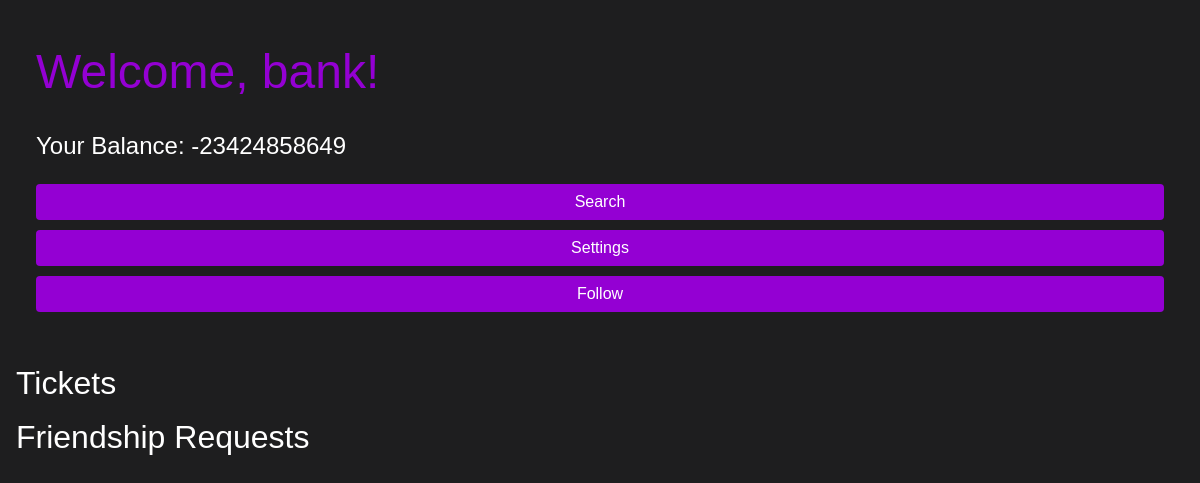
/user (signed in), run on an earlier commit of the app's database.
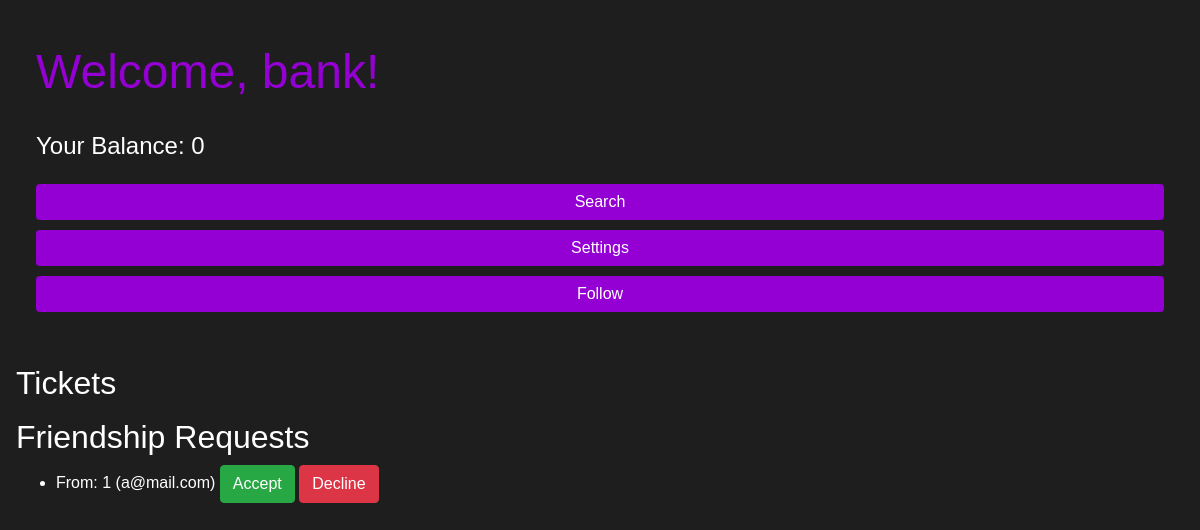
And on a later commit of the database.
### tables this page shows
CREATE TABLE friendship_requests (
    sender_id TEXT REFERENCES users(id),
    receiver_id TEXT REFERENCES users(id),
    PRIMARY KEY (sender_id, receiver_id)
    );

CREATE TABLE USERS (
            user_id TEXT PRIMARY KEY,
            name TEXT,
            email TEXT,
            city TEXT,
            country TEXT,
            phone TEXT,
            age INTEGER CHECK(age >= 9 AND age <= 120),
            password TEXT,
            balance INTEGER DEFAULT 0,
            is_artist BOOLEAN DEFAULT 0,
            is_premium BOOLEAN DEFAULT 0
        );

### app.py (the view)
@app.route("/user")
def user():
    if "user_id" in session:
        user_id = session["user_id"]
        name = session["name"]
        balance = session["balance"]
        is_premium = session["is_premium"]
        is_artist = session["is_artist"]
        try:
            conn = get_db_connection()
            cursor = conn.cursor()
            cursor.execute(
                """
                SELECT FR.sender_id, U.email AS sender_email
                FROM friendship_requests FR
                JOIN users U ON FR.sender_id = U.user_id
                WHERE FR.receiver_id = ?
                """,
                (user_id,)
            )
            friendship_requests = cursor.fetchall()
            conn.close()
        except Exception as e:
            logging.error(f"Error fetching data: {e}")
            tickets = []
            friendship_requests = []
        return render_template(
            'user.html',
            user_id=user_id,
            name=name,
            balance=balance,
            is_premium=is_premium,
            is_artist=is_artist,
            friendship_requests=friendship_requests
        )
    else:
        return redirect(url_for("login"))

### app.py (called while the page is built)
def get_db_connection():
    conn = sqlite3.connect('database.db')
    conn.row_factory = sqlite3.Row
    return conn

### templates/user.html (shortened to what this page needs)
<!DOCTYPE html>
<html lang="en">
<head>
    <link rel="stylesheet" href="https://stackpath.bootstrapcdn.com/bootstrap/4.5.2/css/bootstrap.min.css">
    <link rel="stylesheet" type="text/css" href="{{ url_for('static', filename='css/style.css') }}">
</head>
<body>
    <div class="main">
        <div class="welcome">Welcome, {{ name }}!</div>
        <div class="balance">Your Balance: {{ balance }}</div>
        <div class="menu-buttons">
            <button class="btn btn-custom" onclick="location.href='{{ url_for('search') }}'">Search</button>
            <button class="btn btn-custom" onclick="openNav()">Settings</button>
            <button class="btn btn-custom" onclick="location.href='{{ url_for('follows') }}'">Follow</button>
        </div>
    </div>
    <div class="main">
        <h2>Tickets</h2>
        <h2>Friendship Requests</h2>
        <ul>
            {% for request in friendship_requests %}
                <li>
                    From: {{ request.sender_id }} ({{ request.sender_email }})
                    <form method="post" action="{{ url_for('accept_friendship_request') }}" style="display: inline;">
                        <button type="submit" class="btn btn-success">Accept</button>
                    </form>
                    <form method="post" action="{{ url_for('decline_friendship_request') }}" style="display: inline;">
                        <button type="submit" class="btn btn-danger">Decline</button>
                    </form>
                </li>
            {% endfor %}
        </ul>
    </div>
</body>
</html>

What changed in the data, as far as the page shows it:
added friendship_requests: sender_id "1", sender_email "a@mail.com"
Also different on the page:
{{ balance }}: "-23424858649" → "0"
